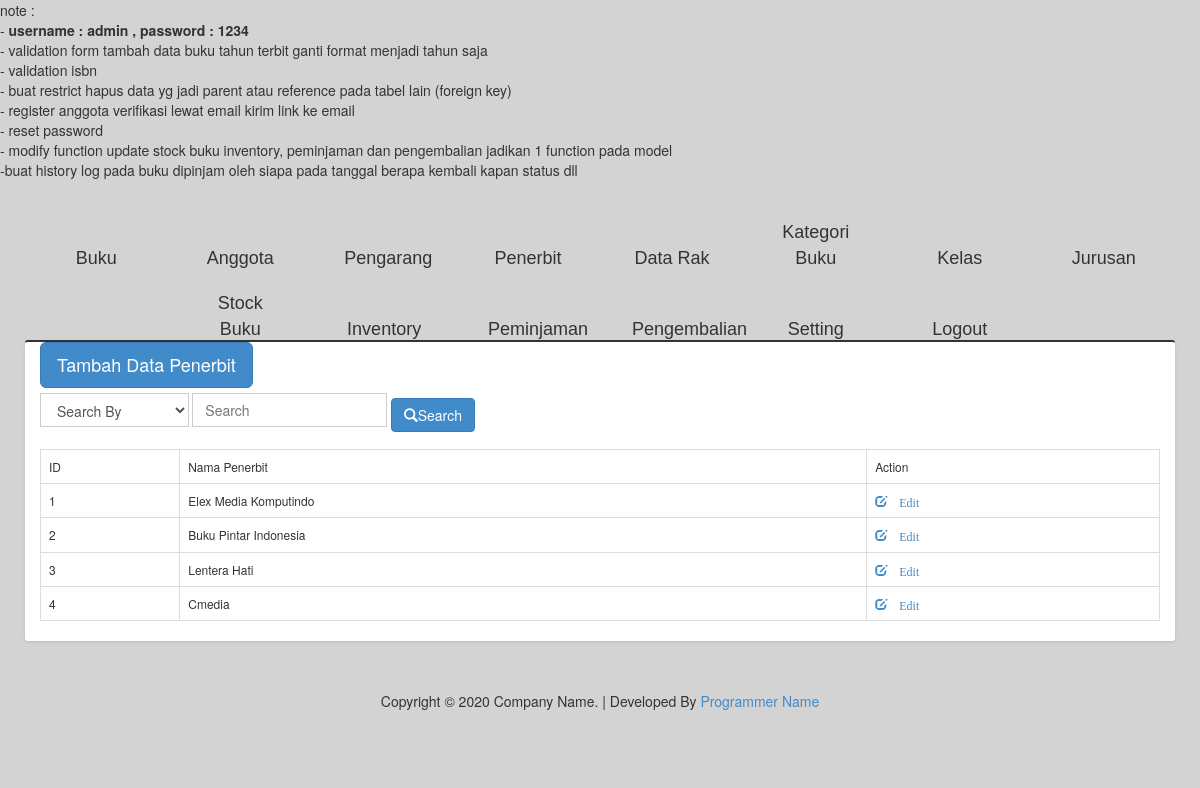
Page /index.php/data_penerbit on the earlier database version.
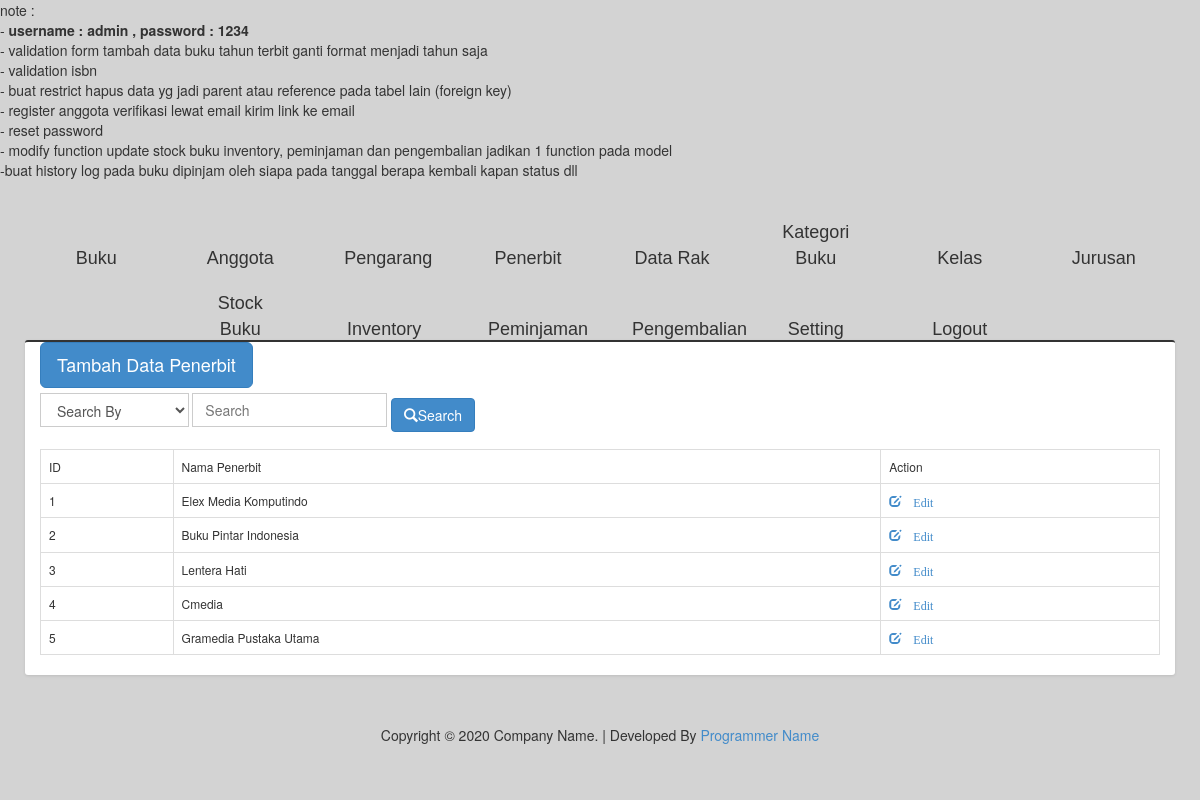
Same page on the later database version.
### tables this page shows
CREATE TABLE `data_penerbit` (
  `id_penerbit` int(11) NOT NULL,
  `nama_penerbit` varchar(45) DEFAULT NULL,
  `desc` varchar(10) DEFAULT 'penerbit'
);

### application/controllers/Data_penerbit.php (called while the page is built, shortened)
<?php
class Data_penerbit extends CI_Controller {
	public function __construct(){
		$this->load->model('model_penerbit');
		$this->load->library('form_validation');
	}
	public function index(){
		$data = [];
		$data['title'] = 'Data Penerbit';
		$data['header'] = $this->load->view('headers/head', '', TRUE);
		$data['navigation'] = $this->load->view('headers/navigation', '', TRUE);
		$data['penerbit'] = $this->model_penerbit->view_data_penerbit();
		$data['content'] = $this->load->view('contents/view_data_penerbit', $data, TRUE);
		$data['footer'] = $this->load->view('footers/footer', '', TRUE);
		$this->load->view('main', $data);
	}
}

### index.php (called while the page is built, shortened)
<?php
require_once BASEPATH.'core/CodeIgniter.php';

### application/models/Model_penerbit.php (called while the page is built, shortened)
<?php
class Model_penerbit extends CI_Model {
	public function view_data_penerbit(){
		$sql = "SELECT * FROM data_penerbit";
		$query = $this->db->query($sql);
		return $query->result();
	}
}

### application/views/contents/view_data_penerbit.php (the view, shortened to what this page needs)
<div class="container box">
    <div class="row">
        <div class="col-lg-12">
			<a href="<?php echo base_url('data_penerbit/tambah_data_penerbit'); ?>" class="btn btn-primary btn-lg">Tambah Data Penerbit</a>
        </div>
    </div>
    <div class="row">
		<div class="col-lg-12">
		<?=form_open(base_url() . 'cemployee/search'); ?>
		<div class="form-inline">
			<div class="form-group">
				<select name="selCategory" class="form-control">
					<option value="0">Search By</option>
				</select>
				<input type="text" class="form-control" name="txtSearch" placeholder="Search">
				<button type="submit" name="btnSearch" class="btn btn-primary"><i class="glyphicon glyphicon-search"></i>Search</button>
			</div>
		</div>
		<?=form_close(); ?>
		</div>
	</div>
	<br>
	<div class="row">
		<div class="col-lg-12">
			<table class="table table-bordered">
				<tr>
					<td>ID</td>
					<td>Nama Penerbit</td>
					<td>Action</td>
				</tr>
				<?php foreach ($penerbit as $value) : ?>
					<tr>
						<td><?php echo $value->id_penerbit ;?></td>
						<td><?php echo $value->nama_penerbit ;?></td>
						<td><a href="<?php echo base_url('data_penerbit/edit_data_penerbit/' . $value->id_penerbit); ?>"><span class="glyphicon glyphicon-edit"> Edit</span></a></td>
					</tr>
				<?php endforeach ?>
			</table>
		</div>
	</div>
</div>

Differences in the rows shown:
added data_penerbit: id_penerbit "5", nama_penerbit "Gramedia Pustaka Utama"
